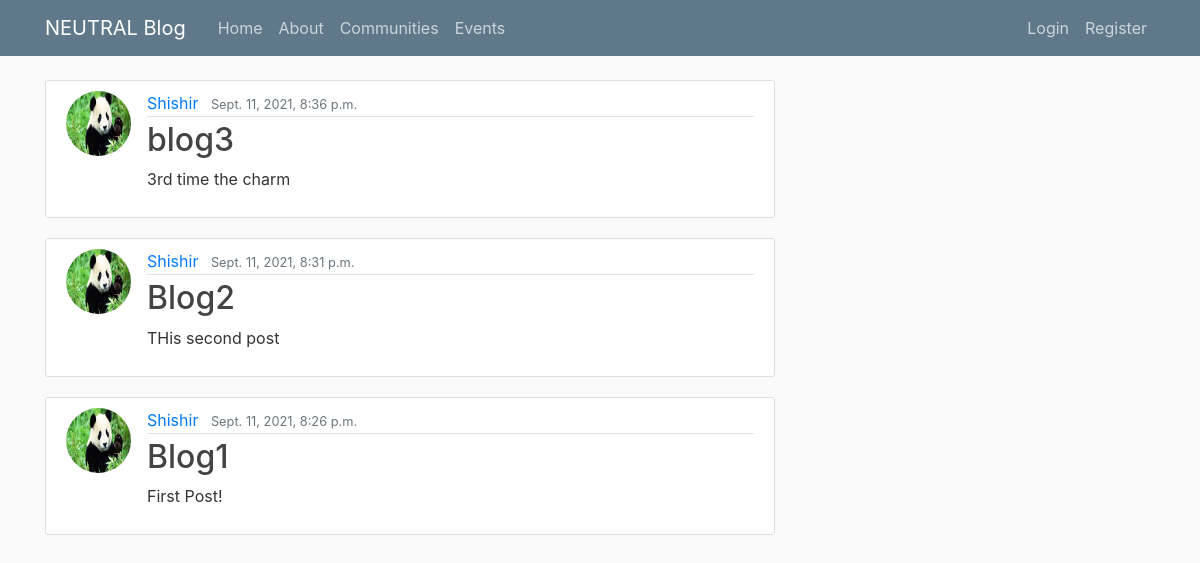
/, run on an earlier commit of the app's database.
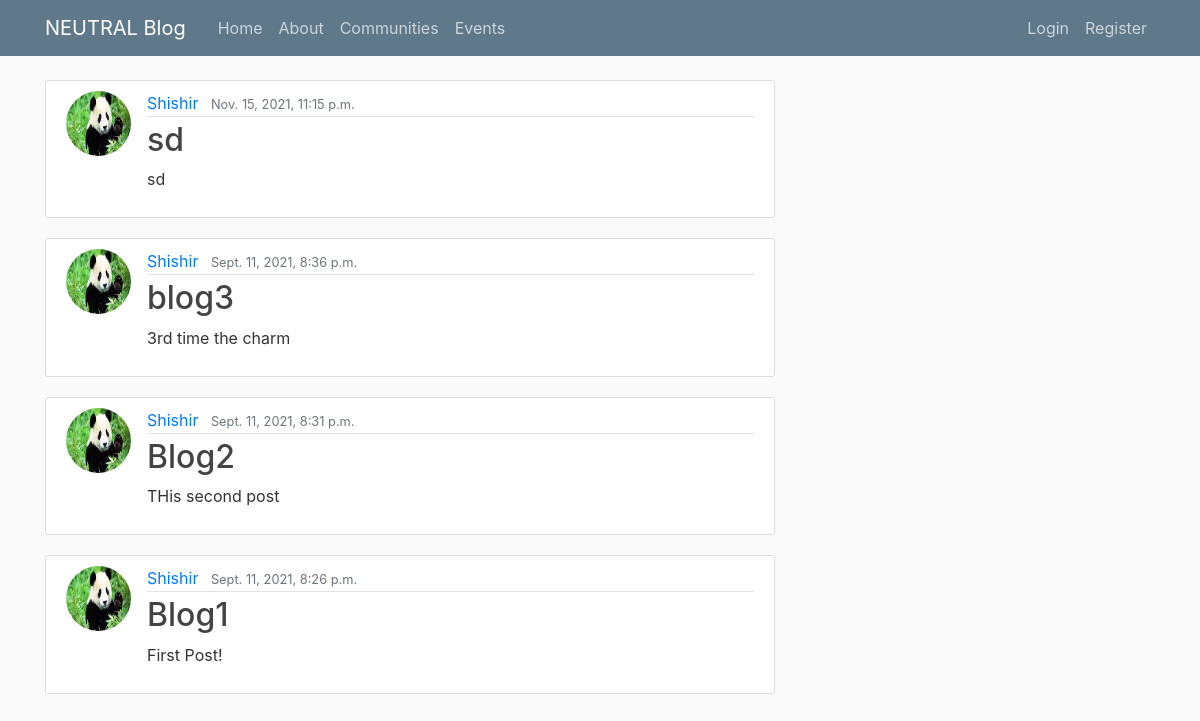
And on a later commit of the database.
### blog/models.py (models this page shows, shortened)
class Post(models.Model):
	title = models.CharField(max_length=200)
	content = models.TextField()
	date_posted = models.DateTimeField(default= timezone.now)
	author = models.ForeignKey(User, on_delete=models.CASCADE)
	community = models.TextField(default = 'all')

### users/models.py (models this page shows, shortened)
class Profile(models.Model):
	user = models.OneToOneField(User, on_delete=models.CASCADE)
	image = models.ImageField(default='default.jpg', upload_to = 'profile_pics')

### blog/views.py (the view)
# urls.py: path('', PostListView.as_view() , name='blog-home'),
class PostListView(ListView):
	model = Post
	template_name = 'blog/home.html' #<app>/<model>_<viewtype>.html
	context_object_name = 'posts'
	ordering = ['-date_posted']
	paginate_by = 5

### blog/templates/blog/home.html
{% extends "blog/base.html" %}
{% block content %}
	{% for post in posts %}
		<article class="media content-section">
		  <img class = "rounded-circle article-img" src = "{{post.author.profile.image.url}}">
		  <div class="media-body">
		    <div class="article-metadata">
		      <a class="mr-2" href="#">{{ post.author }}</a>
		      <small class="text-muted">{{ post.date_posted }}</small>
		    </div>
		    <h2><a class="article-title" href="{% url 'post-detail' post.id%}">{{ post.title }}</a></h2>
		    <p class="article-content">{{ post.content }}</p>
		  </div>
		</article>
	{% endfor %}
{% endblock content %}

What changed in the data, as far as the page shows it:
added Post: author.profile.image (picture), author "Shishir", date_posted "Nov. 15, 2021, 11:15 p.m.", title "sd", content "sd"
